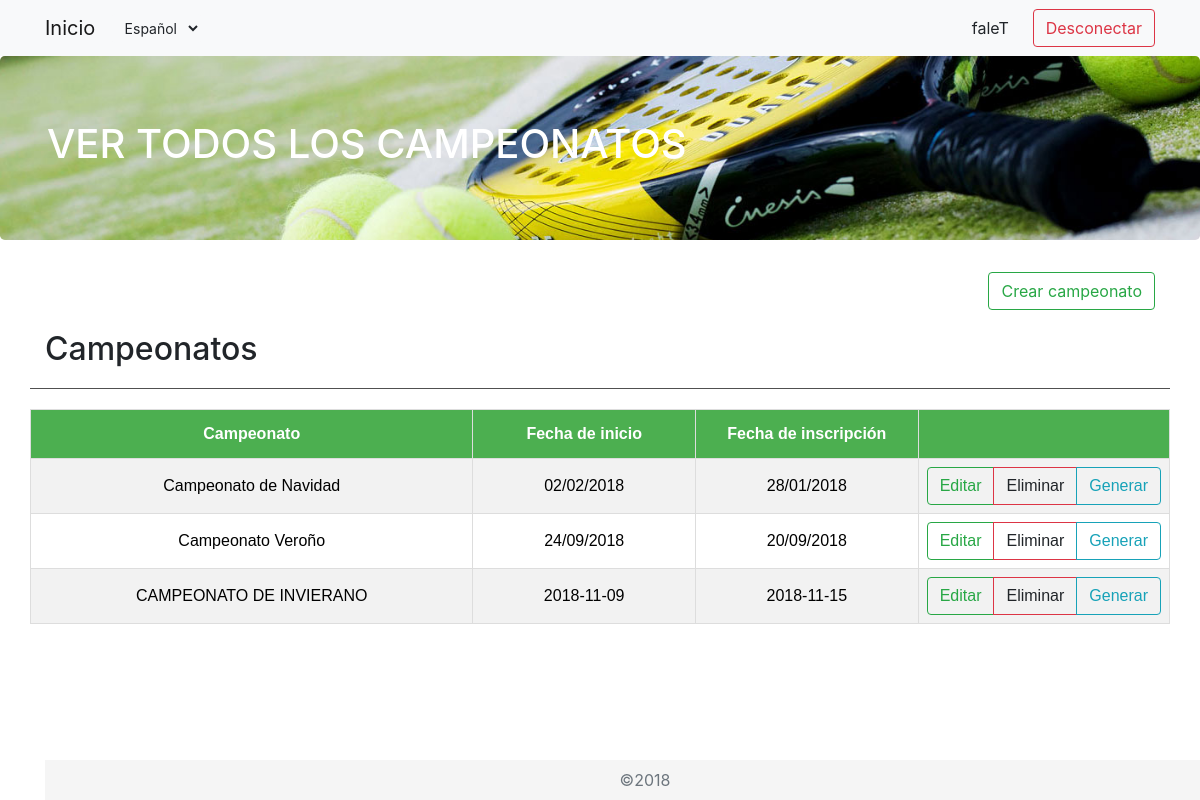
Page /Controller/Main_Controller.php?action=CHAMPIONSHIP (signed in) on the earlier database version.
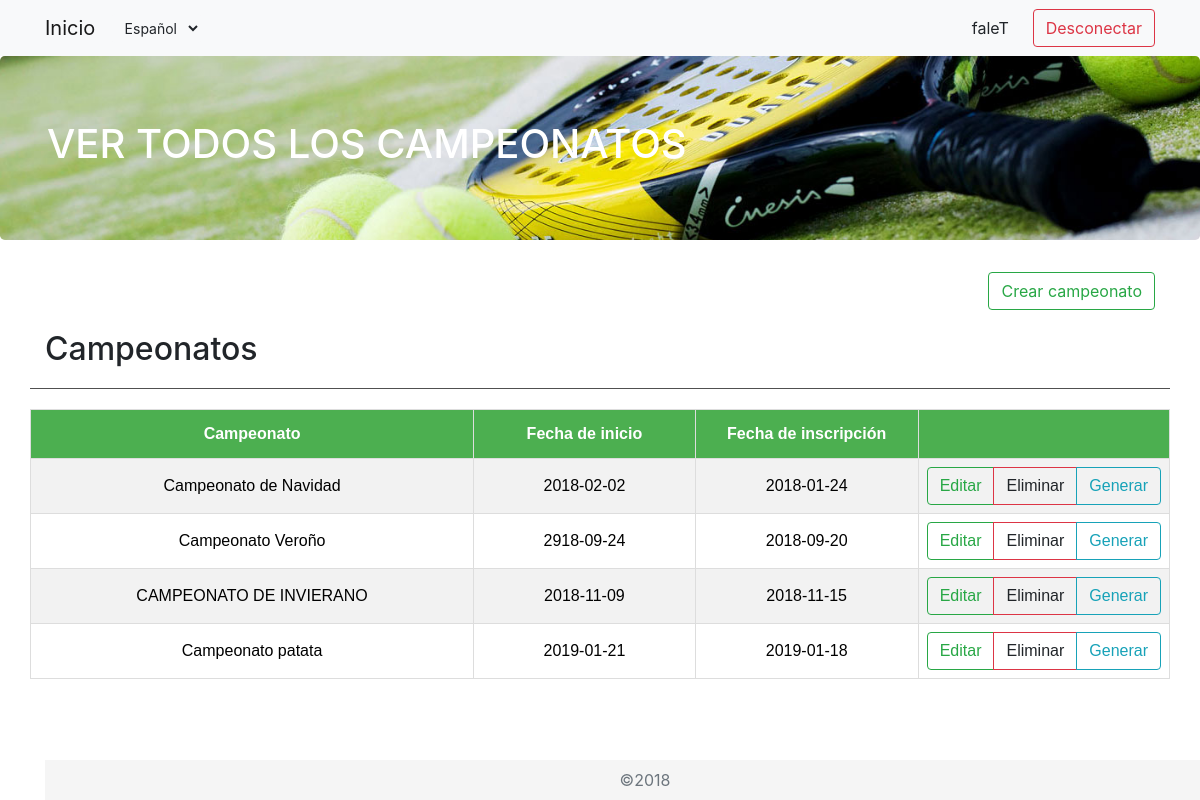
Same page on the later database version.
### tables this page shows
CREATE TABLE `championship` (
  `idChampionship` int(11) NOT NULL,
  `name` varchar(30) NOT NULL,
  `dateStart` varchar(10) NOT NULL,
  `dateInscriptions` varchar(10) NOT NULL
);

### Functions/Authentication.php (called while the page is built)
<?php
function IsAuthenticated(){
	if (!isset($_SESSION['login'])){
		return false;
	}
	else{
		return true;
	}
}
?>

### Locates/strings_SPANISH.php (called while the page is built)
<?php
$strings =
array(
	'Desconectar'=>'Desconectar',
	'Fallo al conectar a MySQL'=>'Fallo al conectar a MySQL',
	'Error en la inserción'=>'Error en la inserción',
	'Inserción realizada con éxito'=>'Inserción realizada con éxito',
	'Error en la consulta sobre la base de datos'=>'Error en la consulta sobre la base de datos',
	'No se ha podido conectar con la base de datos'=>'No se ha podido conectar con la base de datos',
	'No existe en la base de datos'=>'No existe en la base de datos',
	'Error en la edición'=>'Error en la edición',
	'Edición realizada con éxito'=>'Edición realizada con éxito',
	'Ya existe en la base de datos'=>'Ya existe en la base de datos',
	'Introduzca un valor'=>'Introduzca un valor',
	'Error en la inserción'=>'Error en la inserción',
	'Crear encuesta'=>'Crear encuesta',
	'Nombre de la encuesta'=>'Nombre de la encuesta',
	'Día'=>'Día',
	'Hora inicio'=>'Hora inicio',
	'Hora fin'=>'Hora fin',
	'Añadir horario'=>'Añadir horario',
	'Participantes'=>'Participantes',
	'Añadir participante'=>'Añadir participante',
	'Editar encuesta'=>'Editar encuesta',
	'Eliminar'=>'Eliminar',
	'Enviar'=>'Enviar',
	'Buscar'=>'Buscar',
	'Crear encuesta'=>'Crear encuesta',
	'Tus encuestas'=>'Tus encuestas',
	'Ver'=>'Ver',
	'Editar'=>'Editar',
	'Ver encuesta'=>'Ver encuesta',
	'Ver encuestas'=>'Ver encuestas',
	'Volver'=>'Volver',
	'Guardar cambios'=>'Guardar cambios',
	'Titulo1'=>'Crea campeonatos',
	'Titulo2'=>'AAAA',
	'Titulo3'=>'Reservas pistas para jugar',
	'Texto1'=>'Las parejas podran apuntarse a campeonatos en cualquier categoría',
	'Texto2'=>'Podrás reservar pistas paara jugar yo que se',
	''=>'AAAAA',
	'TituloPartido'=>'Gestionar Partidos promocionados',
	'TextoPartido'=>'Podras ver todos los partidos e inscribirte a ellos',
	'TituloCampeonato'=>'Gestionar Campeonatos',
	'TextoCampeonato'=>'Apuntate con tu pareja para jugar contra otros equipos',
	'TituloReserva'=>'Gestionar reservas',
	'TextoReserva'=>'Reserva una de nuestras pistas disponibles para jugar al paddel',
	'Unete'=>'¡Club de padel!',
	'Nombre'=>'Nombre',
	'Apellidos'=>'Apellidos',
	'Login'=>'Login',
	'Password'=>'Password',
	'Email'=>'Email',
	'Iniciar sesion'=>'Iniciar sesion',
	'Añadir participantes'=>'Añadir participantes',
	'Join'=>'Registrate',
	'ENGLISH'=>'Inglés',
	'SPANISH'=>'Español',
	'Idioma'=>'Idioma'
);
 ?>

### Model/Championship.php (called while the page is built, shortened)
<?php
class Championship
{
    var $idChampionship;
    function __construct($idChampionship=null, $name=null, $dateStart=null, $dateInscriptions=null){
        $this->dateInscriptions=$dateInscriptions;
        $this->dateStart=$dateStart;
        $this->idChampionship=$idChampionship;
        $this->name=$name;
    }
    public function getIdChampionship()
    {
        return $this->idChampionship;
    }
}
?>

### Model/Championship_Model.php (called while the page is built, shortened)
<?php
require_once ('../Model/Championship.php');
require_once ('../Model/Access_DB.php');
class Championship_Model
{
    var $mysqli;
    function __construct()
    {
        $this->mysqli = ConnectDB();
    }
    public function GETALL ()
    {
        $sql = "SELECT * FROM championship";
        $result = $this->mysqli->query($sql);
        $array = array();
        while( $row = mysqli_fetch_array($result, MYSQLI_BOTH))
        {
            $array[] = new Championship($row['idChampionship'], $row['name'], $row['dateStart'], $row['dateInscriptions']);
        }
        return $array;
    }
}
?>

### Model/Access_DB.php (called while the page is built)
<?php
function ConnectDB()
{
    $mysqli = new mysqli("localhost", "root" , "" , "abp_database");
	if ($mysqli->connect_errno) {
		include '../View/MESSAGE_View.php';
		new MESSAGE("Fallo al conectar a MySQL: (" . $mysqli->connect_errno . ") " . $mysqli->connect_error, '../index.php');
		return false;
	}
	else{
		return $mysqli;
	}
}
?>

### View/Championship_SHOWALL_View.php (the view, shortened to what this page needs)
<?php
class Championship_SHOWALL_View{
	function __construct($championships){
		$this->championships = $championships;
		$this->render();
	}
	function render(){
    include '../View/Header.php';
	?>
<div class="jumbotron">
		<div class="container">
			<h1>VER TODOS LOS CAMPEONATOS</h1>
		</div>
	</div>
	<div class="container">
		<div class="row">
			<div class="col-md-12">
				<a class="btn btn-outline-success" id="search-input" href="../Controller/Championship_Controller.php?action=ADD" role="button">Crear campeonato</a>
			</div>
		</div>
		<div class="row section">
			<div class="col-md-10">
				<h2>Campeonatos</h2>
			</div>
        </div>
        <div class="row">
            <table id="championships">
                <tr>
                    <th width="40%">Campeonato</th>
                    <th width="20%">Fecha de inicio</th>
                    <th width="20%">Fecha de inscripción</th>
                    <th width="20%"></th>
                </tr>
                <?php foreach ($this->championships as $championship) { ?>
                <tr>
                    <td>
                        <a href='../Controller/Championship_Controller.php?action=SHOWCURRENT&id=<?php echo $championship->idChampionship ?>'>
                        <div><?php echo $championship->name ?></div>
                        </a>
                    </td>
                    <td>
                        <a href='../Controller/Championship_Controller.php?action=SHOWCURRENT&id=<?php echo $championship->idChampionship ?>'>
                            <div><?php echo $championship->dateStart ?></div>
                        </a>
                    </td>
                    <td>
                        <a href='../Controller/Championship_Controller.php?action=SHOWCURRENT&id=<?php echo $championship->idChampionship ?>'>
                            <div><?php echo $championship->dateInscriptions ?></div>
                        </a>
                    </td>
                    <td>
                        <div class="btn-group" role="group" aria-label="groupbuttons">
                            <a class="btn btn-outline-success" href='../Controller/Championship_Controller.php?action=EDIT&id=<?php echo $championship->idChampionship ?>'>
                                Editar
                            </a>
                            <a class="btn btn-outline-danger" id="deleteChampionship<?php echo($championship->idChampionship)?>" data-toggle="modal" data-target="#modalDelete">
                                Eliminar
                            </a>
                           <a class="btn btn-outline-info" href="../Controller/Championship_Controller.php?action=GENERATECHAMP&idChampionship=<?php echo $championship->getIdChampionship()?>">
                                Generar
                           </a>
                        </div>
                    </td>
                </tr>
                <?php } ?>
            </table>
        </div>
	<?php
	 include '../View/Footer.php';
	}
}
	?>

### Controller/Main_Controller.php (shortened to what this page needs)
<?php
include '../Functions/Authentication.php';
require_once '../Model/Game_Model.php';
require_once '../Model/Championship_Model.php';
require_once '../View/Championship_SHOWALL_View.php';
Switch ($_REQUEST['action']){
	case 'CHAMPIONSHIP':
		$championship_model= new Championship_Model();
		$championships= $championship_model->GETALL();
		new Championship_SHOWALL_View($championships);
		break;
}
?>

### View/Header.php (shortened to what this page needs)
<?php
include_once '../Functions/Authentication.php';
?>
<!DOCTYPE html>
<html lang="en">
<head>
    <link rel="stylesheet" href="https://stackpath.bootstrapcdn.com/bootstrap/4.1.3/css/bootstrap.min.css">
	<link href="../View/css/stylesheet.css" rel="stylesheet" type="text/css">
		<link rel="stylesheet" href="https://use.fontawesome.com/releases/v5.3.1/css/all.css">
	<link href="../View/js/vanillacalendar.css" rel="stylesheet">
</head>
<body>
	<nav class="navbar navbar-expand-lg navbar-light bg-light">
		<div class="container">
			<?php
			if (IsAuthenticated()) {
			echo '<a class="navbar-brand" href="../Controller/Main_Controller.php">Inicio</a>';
			}else{
			echo '<a class="navbar-brand" href="../Controller/Login_Controller.php">Inicio</a>';
			}
			?>
			<div class="collapse navbar-collapse">
				<ul class="navbar-nav mr-auto">
					<li class="nav-item dropdown">
				        <form action="../Controller/CambioIdioma.php" method="get">
							<select name="idioma" onChange='this.form.submit()' class="btn btn-light btn-sm dropdown-toggle">
						        <option><?php echo $strings[$_SESSION['idioma']]; ?></option>
							</select>
						</form>
			      	</li>
				</ul>
				<?php
				if (IsAuthenticated()) {
				?>
					<a class="nav-link"> <?php echo $_SESSION['login'] ?> </a>
					<a class="btn btn-outline-danger ml-2" href="../Functions/Disconnect.php" role="button"><?php echo $strings['Desconectar']?></a>
				<?php
				}
				?>
			</div>
		</div>
	</nav>

### View/Footer.php (shortened to what this page needs)
<footer class="footer">
      <div class="container">
        <span class="text-muted">©2018</span>
      </div>
</footer>
</body>
</html>

### View/css/stylesheet.css (style rules this page uses)
.jumbotron { background-image: url(../img/header_padel.jpg); background-position: center; background-size: cover; }
body { margin-bottom: 40px; }
h1 { color: #FFFFFF; }
.section { border-bottom: 1px solid rgb(80, 80, 80); padding: 20px 0px 12px 0px; }
#search-input { float: right; }
.footer { position: absolute; bottom: 0; width: 100%; height: 40px; line-height: 40px; background-color: #f5f5f5; text-align: center; position: fixed; }
#championships { font-family: "Trebuchet MS", Arial, Helvetica, sans-serif; border-collapse: collapse; width: 100%; margin-top: 20px; }
#championships td, #championships th { border: 1px solid #ddd; padding: 8px; }
#championships tr th { text-align: center; }
#championships tr td, #championships tr td:last-child .row .col-sm-6 { text-align: center; }
#championships tr td a div, #championships tr td a:hover div { width: 100%; height: 100%; color: black; }
#championships tr:nth-child(even) { background-color: #f2f2f2; }
#championships th { padding-top: 12px; padding-bottom: 12px; text-align: left; background-color: #4CAF50; color: white; }

### View/js/vanillaCalendar.css (style rules this page uses)
:root { --vcal-bg-color: #fff; --vcal-border-radius: 0; --vcal-border-color: #e7e9ed; --vcal-today-bg-color: #10989E; --vcal-today-color: #fff; --vcal-selected-bg-color: #E7E9ED; --vcal-selected-color: #333; }

Differences in the rows shown:
changed championship "Campeonato de Navidad": dateStart "02/02/2018" → "2018-02-02"; dateInscriptions "28/01/2018" → "2018-01-24"
changed championship "Campeonato Veroño": dateStart "24/09/2018" → "2918-09-24"; dateInscriptions "20/09/2018" → "2018-09-20"
added championship: name "Campeonato patata", dateStart "2019-01-21", dateInscriptions "2019-01-18"
